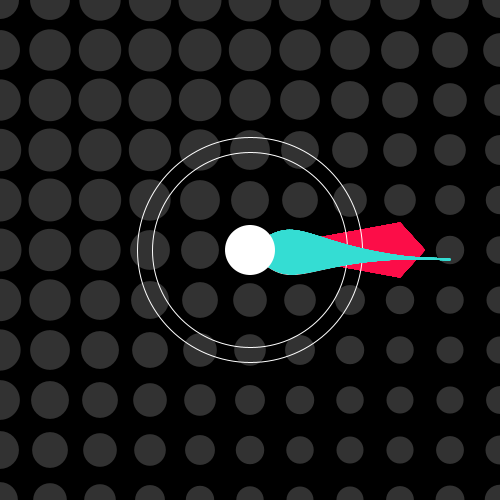
Frame 1 (no input)
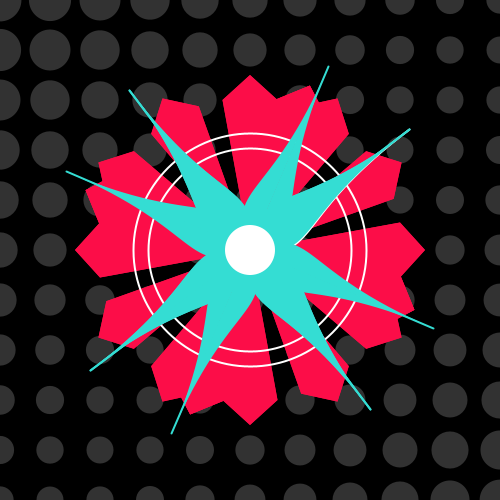
Frame 60 (the mouse pressed at the canvas centre just before this capture)
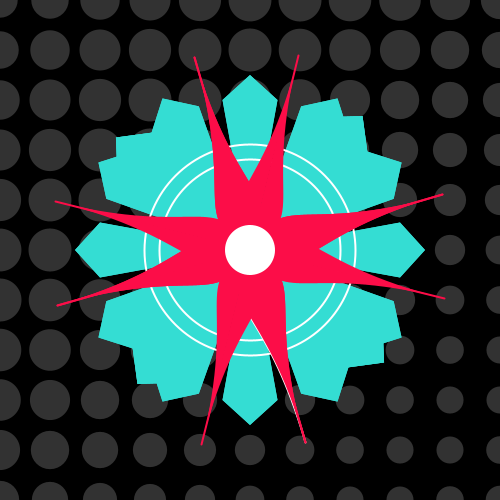
Frame 120 (the mouse held since frame 60 and released just before this capture)

The Processing sketch that drew these frames (run headless with seeded random() and noise(); from frame 60 on, the mouse is pressed at the canvas centre):

// Processing sketch: panchoc0
// ── panchoc0.pde
// Universidad del Desarrollo, Facultad de Diseño, Diseño Digital - 6to semestre - Expresión Digital II
// Francisco Barría
/*
Una flor turquesa que gira en el mismo sentido que los pétalos que están atrás de ella, con una aceleración oscilante.
 Entre estos pétalos hay dos circunferencias que cambia de manera progresiva, pero no suave, su tamaño. Adicionalmente
 hay una malla de círculos en el fondo, que cambian su tamaño en orden progresiva y cíclica.
 */

int x, y, g;                                   //X e Y, funcionan como variables de coordenada. Mientras que g me sirve para las funciones ciclicas.
float l, t, r, s;                              //T, T y R funcionan como variables incrementables, que necesito sean decimales o negativos, y S funciona como la polaridad del movimiento del programa.
boolean w; 


color c1 = color (252, 13, 72);               // Turquesa.
color c2 = color (52, 221, 211);              // Rojo.

void setup() {

  size(500, 500);
  frameRate(30);
  noStroke();

  x = 50;
}

void draw() {
  background(0);
  translate(width/2, height/2);

  g++;                                      //Giro.
  t = t + 0.1;
  r = 225 + sin(g/20)*50;

  if (w == true) {                          // Cambio de color.
    c1 = color (252, 13, 72);               // Turquesa.
    c2 = color (52, 221, 211);              // Rojo.
  } else {
    c2 = color (252, 13, 72);               // Rojo.
    c1 = color (52, 221, 211);              // Turquesa.
  }



  for (int i = -width/2; i < (width/2) + 1; i = i + 50) {            // Malla de círculos en el fondo.
    for (int j = -height/2; j < (height/2) + 1; j = j + 50) {

      fill(50);
      l = sin(t+s+i+j);                                              // Pulsaciones.
      ellipse (i, j, 35 + l*8, 35 + l*8);                            // Formula de elipse.
    }
  }



  pushMatrix();
  rotate(radians(g*s));

  for (int a = 0; a < 360; a = a + 10) {                              // Flor de fondo.

    rotate(radians(a*s));
    fill(c2);
    quad(0, 0, 
      x*3, x*.55, 
      x*3.5, 0, 
      x*3, -x*.55);
  }
  popMatrix();

  noFill();                                                          // Circunferencias blancas que cambian de tamaño.
  stroke(255);
  ellipse(0, 0, r, r);
  ellipse(0, 0, r-30, r-30);
  rotate(radians(g*.75*s)+sin(t/2));

  for (int a = 0; a < 360; a = a + 30) {                             // Flor principal.

    fill(c1);
    rotate(radians(a*s));
    bezier(0, 0, 
      x, x, 
      x, 0, 
      x*4, 0);

    strokeWeight(2);
    stroke(c1);
    line(0, 0, 200, 0);
    noStroke();

    bezier(0, 0, 
      x, -x, 
      x, 0, 
      x*4, 0);
  }

  fill(255);
  ellipse(0, 0, 50, 50);                                           // Circulo blanco en el centro.

  if (w == true) {
    s = 1;
  } else {
    s = -1;
  }
}

void keyPressed () {                                               // Cambio de color y sentido
  if (keyPressed == true && w == true) {

    w = false;
  } else {

    w = true;
  }
}
void mousePressed () {                                               // Cambio de color y sentido
  if (mouseButton == LEFT && w == true) {

    w = false;
  } else {

    w = true;
  }
}
